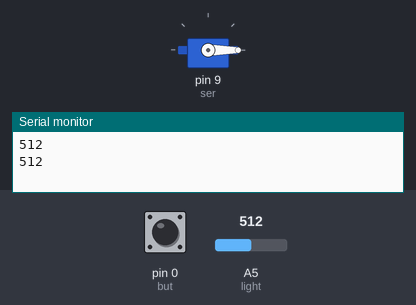
Recording of a sketch running on a simulated Arduino Leonardo, built with avr-gcc and run on an emulated ATmega32U4. Parts: servo, the last lines printed to the serial monitor. Inputs (shaded band) come from the test bench; at power-on: pin 0 (but) LOW, A5 (light) = 512.

Above: at 2.1 s.
2.2 s: pin 0 (but) pulled HIGH for 1.55 s
At 2.7 s:
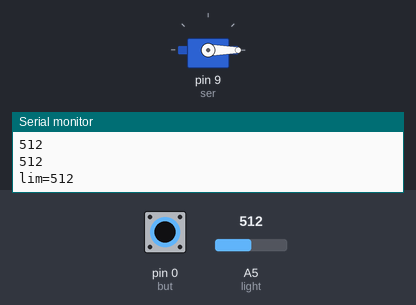
5.2 s: A5 (light) set to 496
At 9.7 s:
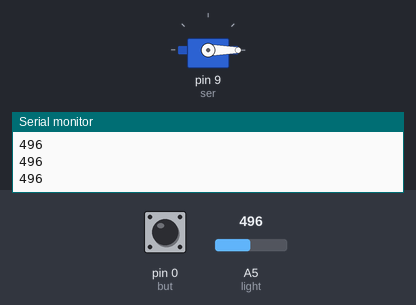
9.8 s: A5 (light) set to 716
At 10.3 s:
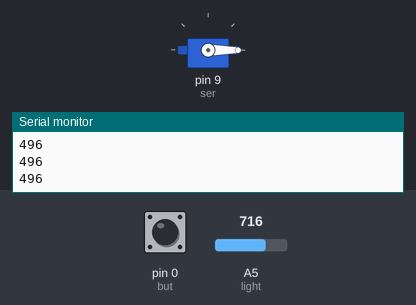
Timing chart, 0 to 12.8 s (numbered marks = the images above; inputs shaded):
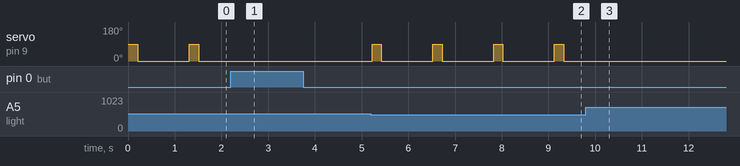

The sketch:

vik_1_2_give_me_one.ino
```cpp
#include <Servo.h> // la biblio de gestion du servo

Servo ser;
int light = A5; // le capteur de lumière
int but = 0; // le bouton pour commander un réglage

int val;
int lim = 800; // seuil de déclenchement initial (inspirée du Serial)

void setup() {
  Serial.begin(9600); // initialise la comm avec le moniteur
  while (!Serial) {;} // leonardo doit attendre la connection
  pinMode(light, INPUT);
  pinMode(but, INPUT);
  ser.attach(9); // connection du servo
  ser.write(0); // servo sur l'angle 0
}

void loop() {
  val = analogRead(light); // on lit la lumistance

  // on teste le bouton
  if (digitalRead(but)) {
    Serial.print("lim=");
    lim=val;
  }
  Serial.println(val); // et on affiche sur le moniteur

  // puis on teste la lumistance
  if (val<lim) {
    ser.write(90);// aller
    delay(200);
    ser.write(0);// puis retour
    delay(1000); // mais pas trop vite entre 2 passages
  }
  delay(100);
}
```

Measured:
- the behaviour switches between 512 and 511 on A5 (light) (found by bisection; images 1 and 2)
- after the input at 2.2 s, servo on pin 9 (ser): stops changing and stays 0°
- after the input at 5.2 s, servo on pin 9 (ser): alternates 90° for 0.20 s and 0° for 1.1 s, starting at once
- after the input at 9.8 s, servo on pin 9 (ser): stops changing and stays 0°
